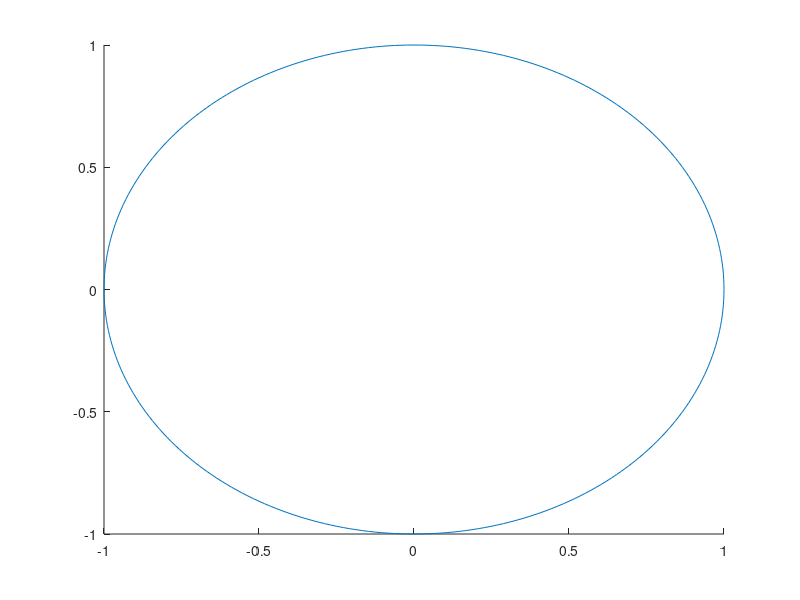

Source code (MATLAB):
function h=ellipse(ra,rb,ang,x0,y0,C,Nb)

% written by Nikolaos Theodorakopoulos, The University of Manchester, UK,
% nikostheodorakopoulos1990@hotmail.com
% Special Thanks to Dr. Oliver Dorn for his notes and corrections.


% Check the number of input arguments 

if nargin<1,
  ra=[];
end;
if nargin<2,
  rb=[];
end;
if nargin<3,
  ang=[];
end;

%if nargin==1,
%  error('Not enough arguments');
%end;

if nargin<5,
  x0=[];
  y0=[];
end;
 
if nargin<6,
  C=[];
end

if nargin<7,
  Nb=[];
end

% set up the default values

if isempty(ra),ra=1;end;
if isempty(rb),rb=1;end;
if isempty(ang),ang=0;end;
if isempty(x0),x0=0;end;
if isempty(y0),y0=0;end;
if isempty(Nb),Nb=300;end;
if isempty(C),C=get(gca,'colororder');end;

% work on the variable sizes

x0=x0(:);
y0=y0(:);
ra=ra(:);
rb=rb(:);
ang=ang(:);
Nb=Nb(:);

if isstr(C),C=C(:);end;

if length(ra)~=length(rb),
  error('length(ra)~=length(rb)');
end;
if length(x0)~=length(y0),
  error('length(x0)~=length(y0)');
end;

% how many inscribed elllipses are plotted

if length(ra)~=length(x0)
  maxk=length(ra)*length(x0);
else
  maxk=length(ra);
end;

% drawing loop

for k=1:maxk
  
   
    
  if length(x0)==1
    xpos=x0;
    ypos=y0;
    radm=ra(k);
    radn=rb(k);
    if length(ang)==1
      an=ang;
    else
      an=ang(k);
    end;
  elseif length(ra)==1
    xpos=x0(k);
    ypos=y0(k);
    radm=ra;
    radn=rb;
    an=ang;
  elseif length(x0)==length(ra)
    xpos=x0(k);
    ypos=y0(k);
    radm=ra(k);
    radn=rb(k);
    an=ang(k)
  else
    rada=ra(fix((k-1)/size(x0,1))+1);
    radb=rb(fix((k-1)/size(x0,1))+1);
    an=ang(fix((k-1)/size(x0,1))+1);
    xpos=x0(rem(k-1,size(x0,1))+1);
    ypos=y0(rem(k-1,size(y0,1))+1);
  end;

  co=cos(an);
  si=sin(an);
  the=linspace(0,2*pi,Nb(rem(k-1,size(Nb,1))+1,:)+1);
%  x=radm*cos(the)*co-si*radn*sin(the)+xpos;
%  y=radm*cos(the)*si+co*radn*sin(the)+ypos;
  h(k)=line(radm*cos(the)*co-si*radn*sin(the)+xpos,radm*cos(the)*si+co*radn*sin(the)+ypos);
  set(h(k),'color',C(rem(k-1,size(C,1))+1,:));

end;

